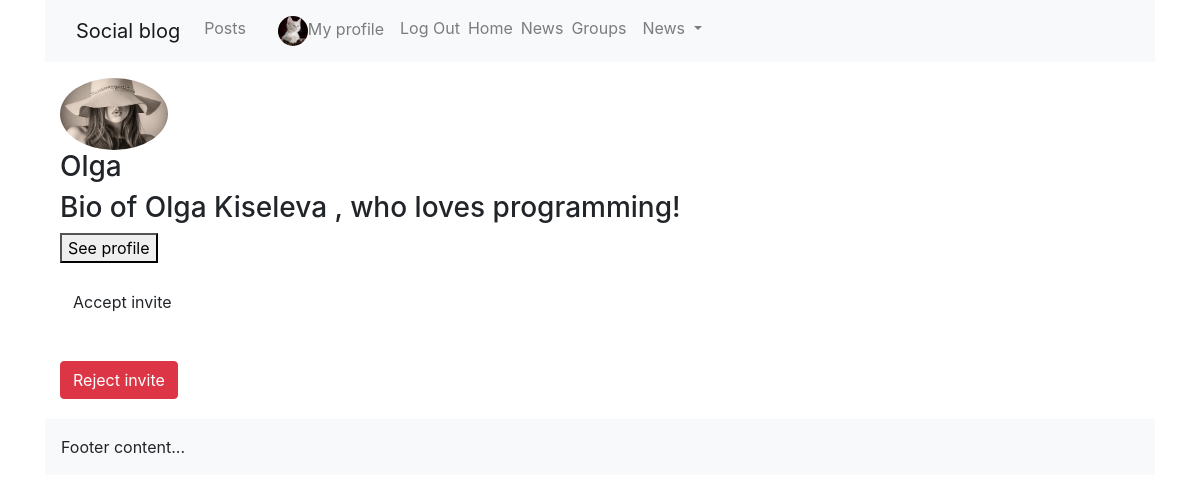
The page /profiles/my_invites/ (signed in) on the database its author committed.
### profiles/models.py (models this page shows, shortened)
class Profile(models.Model):
    first_name = models.CharField(max_length=100, blank=True)
    last_name = models.CharField(max_length=100, blank=True)
    user = models.OneToOneField(User, on_delete=models.CASCADE)
    bio = models.TextField(default='No bio...')
    friends = models.ManyToManyField(User, related_name='friends', blank=True)
    email = models.EmailField(max_length=200, blank=True)
    country = models.CharField(max_length=200,blank=True)
    avatar = models.ImageField(default='avatar.png', upload_to='avatars/')
    slug = models.SlugField(unique=True, blank=True)
    updated = models.DateTimeField(auto_now=True)
    created = models.DateTimeField(auto_now_add=True)
    objects = ProfileManager()
    __initial_first_name = None
    __initial_last_name = None
    def __init__(self, *args, **kwargs):
        super().__init__(*args, **kwargs)
        self.__initial_first_name = self.first_name
        self.__initial_last_name = self.last_name
    class Meta:
        ordering = ['-created',]

### profiles/views.py (the view)
# urls.py: path('my_invites/', views.invites_received_view, name='my_invites_view'),
@login_required
def invites_received_view(request):
    profile = Profile.objects.get(user=request.user)
    qs = Relationship.objects.invitations_received(profile)
    results = list(map(lambda x: x.sender, qs))
    is_empty = False
    if len(results) == 0:
        is_empty = True
    context = {
        'qs': results,
        'is_empty': is_empty,
    }
    return render(request, 'profiles/my_invites.html', context)

### profiles/context_processors.py (called while the page is built)
def profile_pic(request):
    if request.user.is_authenticated:
        profile_obj = Profile.objects.get(user=request.user)
        pic = profile_obj.avatar
        return {'picture': pic}
    return {}

def invitations_no_rec(request):
    if request.user.is_authenticated:
        profile_obj = Profile.objects.get(user=request.user)
        qs_count = Relationship.objects.invitations_received(profile_obj).count()
        return {'invitations_no': qs_count}
    return {}

### profiles/models.py (called while the page is built)
    def invitations_received(self, receiver):
        qs = Relationship.objects.filter(receiver=receiver, status='send')
        return qs

### profiles/templates/profiles/my_invites.html (shortened to what this page needs)
<!DOCTYPE html>
{% extends 'base.html' %}
{% block content %}
  {% for obj in qs %}
    <img style="width: 10%" class="mr-3 mt-3 rounded-circle" src="{{ obj.avatar.url }}"><br>
    <h3>{{obj.user}}</h3>
    <h3>{{obj.bio}}</h3>
    <button href="">See profile</button><br>
    <form method="post" action="{% url 'profiles:accept_invite' %}">
      <button class="btn btn-succes" type="submit">Accept invite</button>
    </form>
    <form method="post" action="{% url 'profiles:reject_invite' %}">
      <button class="btn btn-danger" type="submit">Reject invite</button>
    </form>
  {% endfor %}
{% endblock content %}

### static/social_blog/css/master.css (style rules this page uses)
.btn, .card { margin-top: 20px; margin-bottom: 20px; }

### rows shown on the page
Profile: avatar (picture), user "Olga", bio "Bio of Olga Kiseleva , who loves programming!"
